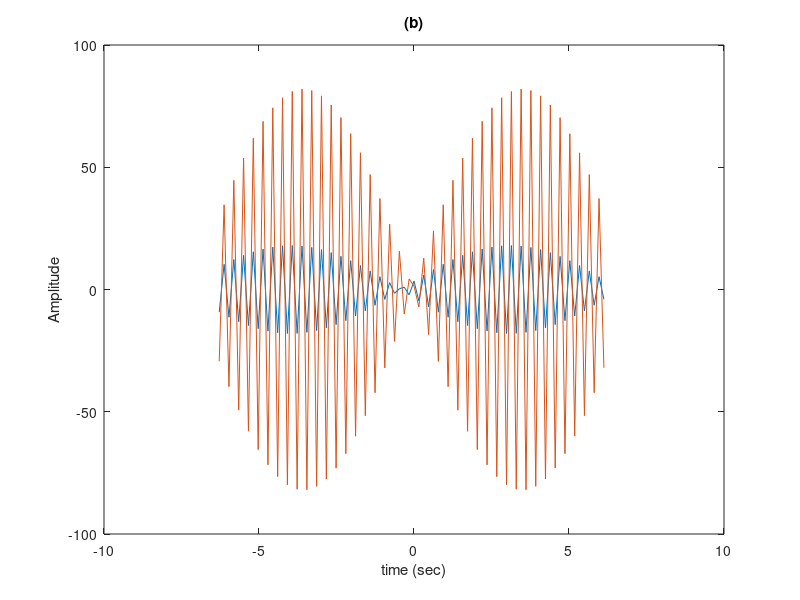

The MATLAB script that drew this image:
A1=18;
A2=82;
j1=79*(pi/180);
j2=89*(pi/180);
t=-2*pi:pi/20:2*pi-pi/20;
x1=A1*cos(2*pi*3791*t+j1);
x2=A2*cos(2*pi*3791*t+j2);
plot(t,x1,t,x2)
title("(b)")
xlabel("time (sec)")
ylabel("Amplitude")
